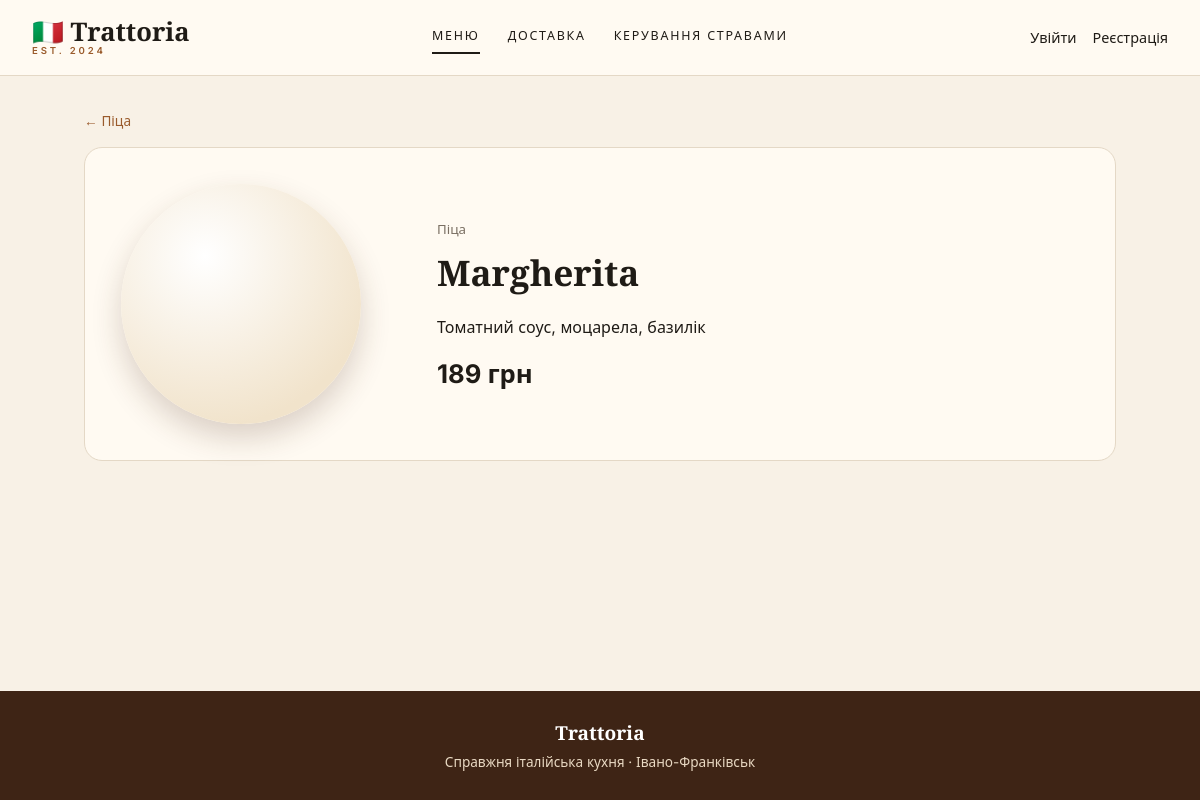
The page /dish/1 on the database its author committed.
### models.py (models this page shows, shortened)
class Category(db.Model):
    __tablename__ = 'categories'
    id = db.Column(db.Integer, primary_key=True)
    name = db.Column(db.String(50), nullable=False, unique=True)
    slug = db.Column(db.String(50), nullable=False, unique=True)
    dishes = db.relationship('Dish', back_populates='category', order_by='Dish.name')

class Dish(db.Model):
    __tablename__ = 'dishes'
    id = db.Column(db.Integer, primary_key=True)
    name = db.Column(db.String(50), nullable=False)
    description = db.Column(db.Text, nullable=False, default='')
    price = db.Column(db.Integer, nullable=False)
    emoji = db.Column(db.String(8), nullable=False, default='🍽️')
    is_available = db.Column(db.Boolean, nullable=False, default=True)
    category_id = db.Column(db.Integer, db.ForeignKey('categories.id'), nullable=False)
    category = db.relationship('Category', back_populates='dishes')

### app.py (the view)
@app.route('/dish/<int:dish_id>')
def dish_detail(dish_id):
    dish = db.get_or_404(Dish, dish_id)
    return render_template('dish.html', dish=dish)

### app.py (called while the page is built)
@app.before_request
def validate_csrf_token():
    if request.method == 'POST':
        token = session.get('_csrf_token')
        submitted_token = request.form.get('_csrf_token', '')
        if not token or not secrets.compare_digest(token, submitted_token):
            abort(400)

@app.context_processor
def inject_csrf_token():
    if '_csrf_token' not in session:
        session['_csrf_token'] = secrets.token_urlsafe(32)
    return {'csrf_token': session['_csrf_token']}

### templates/dish.html (shortened to what this page needs)
{% extends "base.html" %}
{% block content %}
    <a class="back" href="{{ url_for('menu', slug=dish.category.slug) }}">← {{ dish.category.name }}</a>
    <div class="dish-page">
        <div class="big-emoji">{{ dish.emoji }}</div>
        <div>
            <small class="muted">{{ dish.category.name }}</small>
            <h1>{{ dish.name }}</h1>
            <p>{{ dish.description }}</p>
            <p class="price">{{ dish.price }} грн</p>
        </div>
    </div>
{% endblock %}

### static/style.css (style rules this page uses)
:root { --cream: #f8f1e6; --paper: #fffaf2; --ink: #1f1b16; --muted: #7a6f63; --line: #e4d8c6; --accent: #9a5b2c; --wood: #3e2415; --wood-2: #5a3623; --red: #b3261e; --green: #2e7d32; }
* { box-sizing: border-box; }
body { margin: 0; background: var(--cream); color: var(--ink); font-family: "Inter", system-ui, sans-serif; line-height: 1.5; min-height: 100vh; display: flex; flex-direction: column; }
h1, h2, h3, .brand, .hero h1 { font-family: "Playfair Display", Georgia, serif; }
a { color: var(--accent); }
.muted { color: var(--muted); }
.price { font-weight: 700; font-size: 1.15rem; margin: 0; }
.dish-page { display: grid; grid-template-columns: 280px 1fr; gap: 36px; align-items: center; background: var(--paper); border: 1px solid var(--line); border-radius: 18px; padding: 36px; }
.dish-page .big-emoji { width: 240px; height: 240px; border-radius: 50%; font-size: 7rem; display: grid; place-items: center; background: radial-gradient(circle at 35% 30%, #fff, #f1e3cb 75%); box-shadow: 0 14px 30px #4a2c1a33; }
.dish-page h1 { margin: 6px 0 10px; font-size: 2.2rem; }
.dish-page .price { font-size: 1.6rem; margin-top: 16px; }
.back { display: inline-block; margin-bottom: 16px; font-size: .85rem; text-decoration: none; }

### rows shown on the page
Category: category.name "Піца"
Dish: name "Margherita", description "Томатний соус, моцарела, базилік", price "189"
